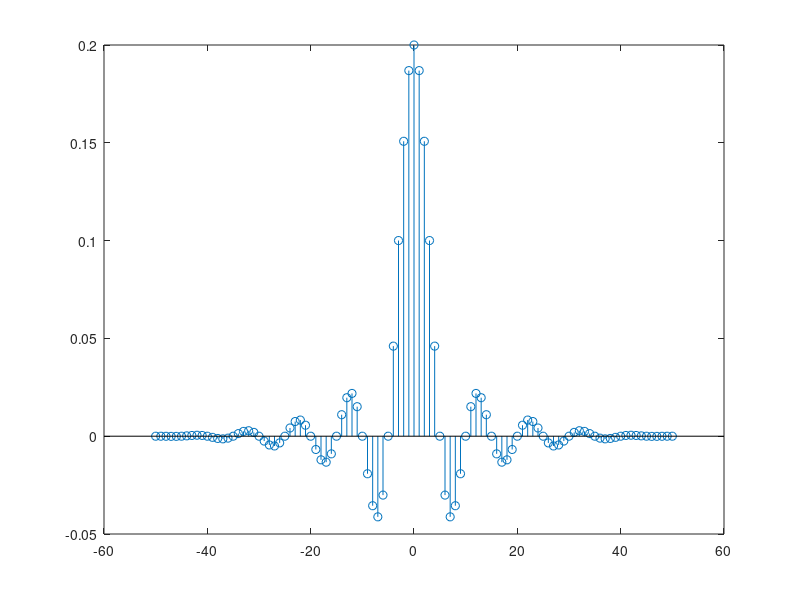

The MATLAB script that drew this image:
%% passa baixa
m = 50;
n= -m:m;

wc = 0.2*pi;

w = 0.5 + 0.5.*cos((2*pi.*n)/(2*m + 1))

h = (sin(wc.*n)./(pi.*n)).*w



h(m+1) = (wc/pi)*w(m+1)

stem(n,h)
%freqz(h,1)
%zplane(h,1)